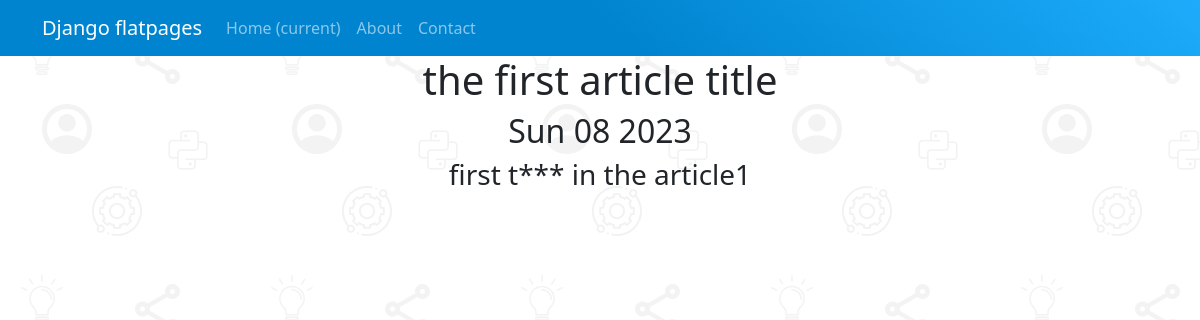
Screenshot of /news/1 with the database file from the repository.
### NewsPortal/models.py (models this page shows, shortened)
class Post(models.Model):
    author = models.ForeignKey(Author, on_delete=models.CASCADE)
    ARTICLE = 'ART'
    NEWS = 'NWS'
    CATEGORY_CHOICES = (
        (ARTICLE, 'statya'),
        (NEWS, 'HoBocTb')
    )
    categoryType = models.CharField(
        max_length=3, choices=CATEGORY_CHOICES, default=ARTICLE)
    dateCreation = models.DateTimeField(auto_now_add=True)
    postCategory = models.ManyToManyField(Category, through='PostCategory')
    title = models.CharField(max_length=128)
    text = models.TextField()
    rating = models.IntegerField(default=0)

### NewsPortal/views.py (the view)
# urls.py: path('<int:pk>', PostDetailView.as_view(), name='one_news'),
class PostDetailView(DetailView):
    model = Post
    template_name = 'one_news.html'
    context_object_name = 'post'
    def get_context_data(self, **kwargs):
        context = super().get_context_data(**kwargs)
        context['time_now'] = datetime.utcnow()
        return context

### NewsPortal/templatetags/censor.py (called while the page is built)
@register.filter()
def censor_profanities(value):
    words = value.split()
    for idx, word in enumerate(words):
        lower_word = word.lower()
        if lower_word in [prof.lower() for prof in PROFANITIES]:
            censored_word = word[0] + '*' * (len(word) - 1)
            words[idx] = censored_word
    return ' '.join(words)

### templates/one_news.html (shortened to what this page needs)
{% extends 'flatpages/default.html' %}
{% load censor %}
{% block content %}
<h1>{{ post.title|censor_profanities }}</h1>
<h2>{{ time_now|date:'D m Y' }}</h2>
<h3>{{ post.text|censor_profanities }}</h3>
{% endblock content %}

### rows the page displays
Post: title|censor_profanities "the first article title", text|censor_profanities "first t*** in the article1"

### other values shown
{{ time_now|date:'D m Y' }} "Sun 08 2023"
